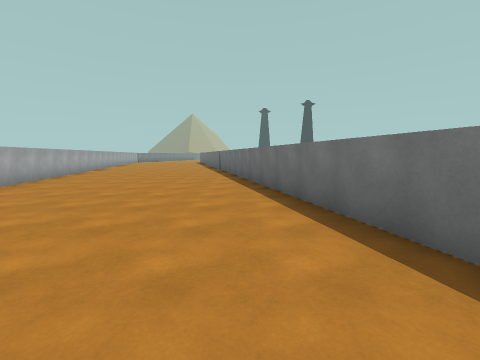
view 1 (above)

22 first-person views from a walk through a scene from a Unity 3-D project. The camera is 1.5 m above the floor, tilts 6° down and sees 90° across. The floor is counted in squares, 2 m on a side. Each view is taken from the middle of a square. On the plan, view 1 faces up. The plan holds only what a view shows up to about 9 squares ahead; the rest is blank. The place goes on beyond the plan. The player character is not drawn.

view 2
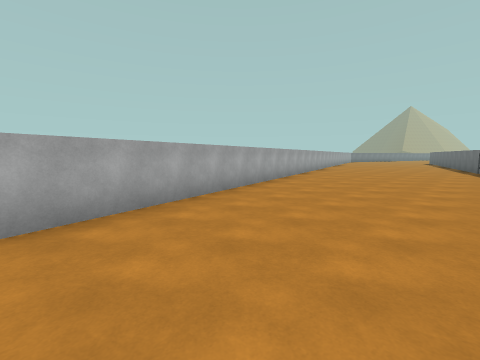

view 3
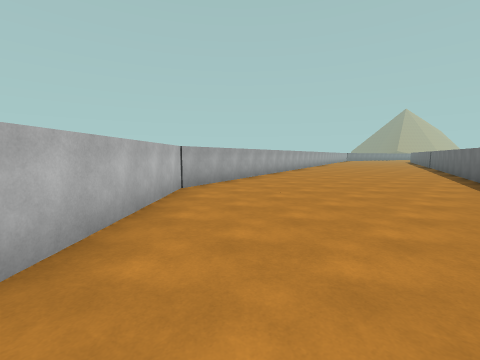

view 4
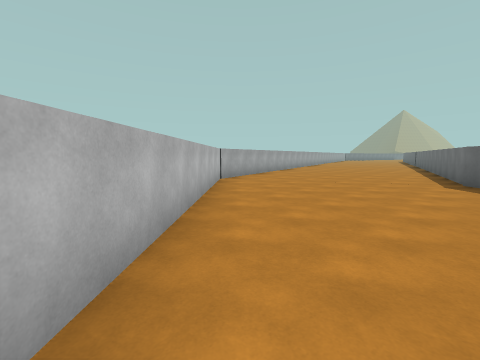

view 5
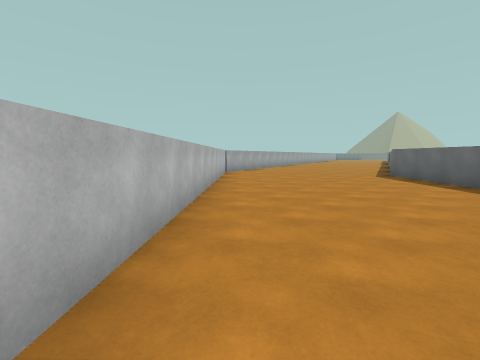

view 6
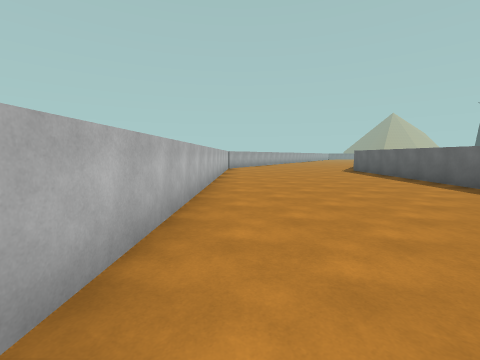

view 7
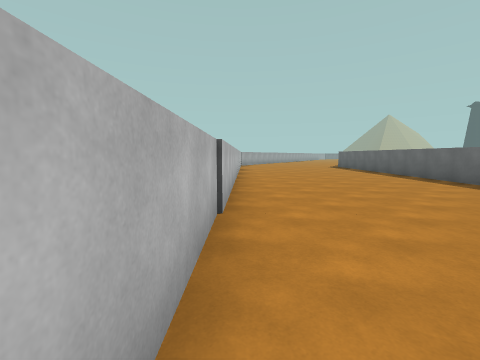

view 8
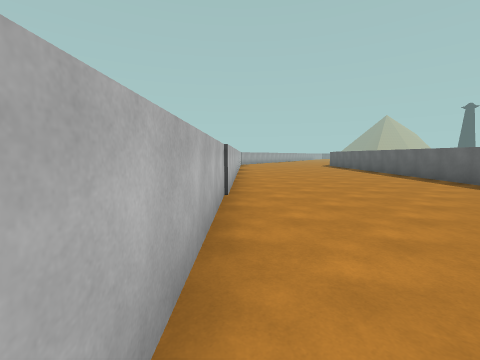

view 9
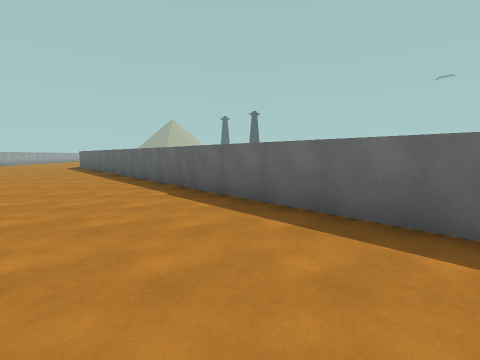

view 10
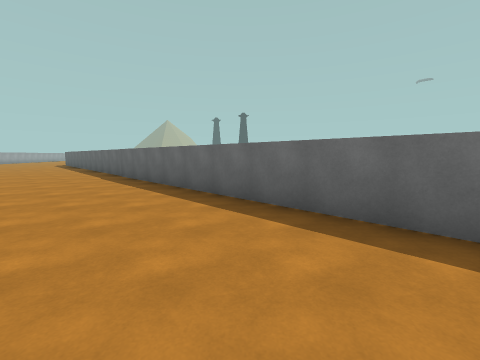

view 11
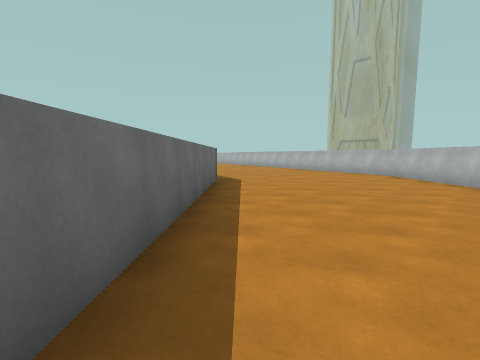

view 12
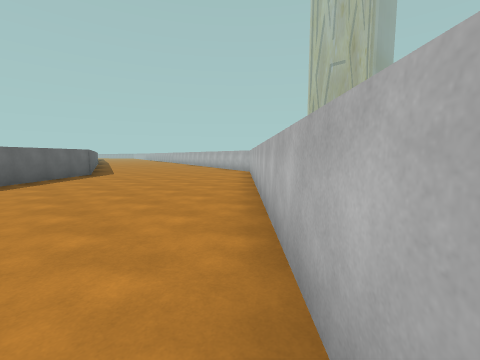

view 13
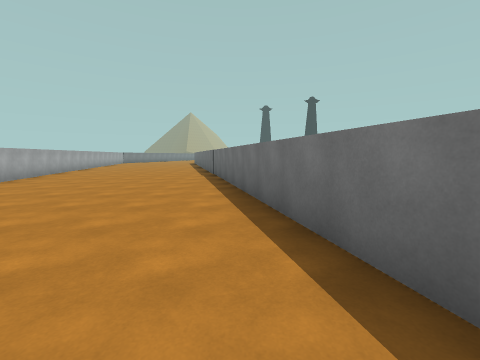

view 14
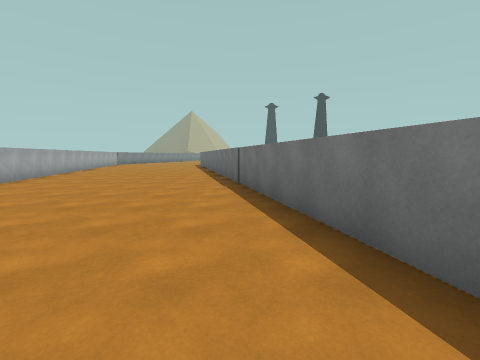

view 15
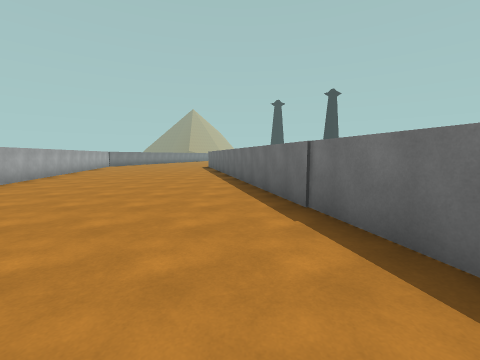

view 16
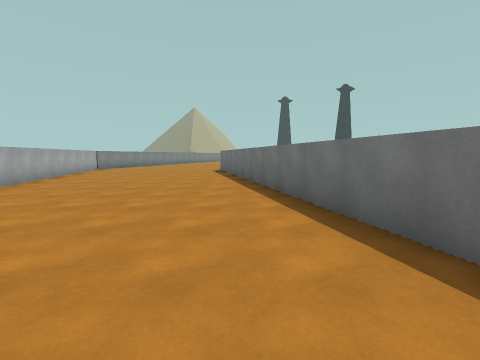

view 17
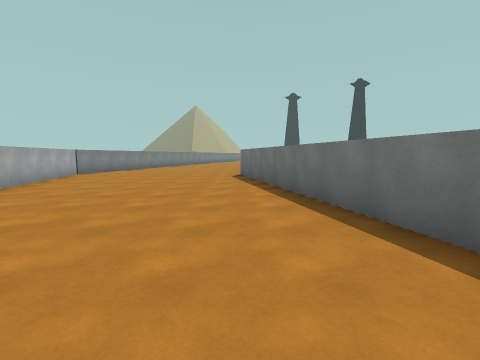

view 18
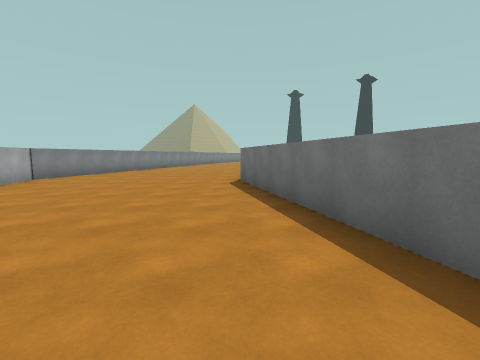

view 19
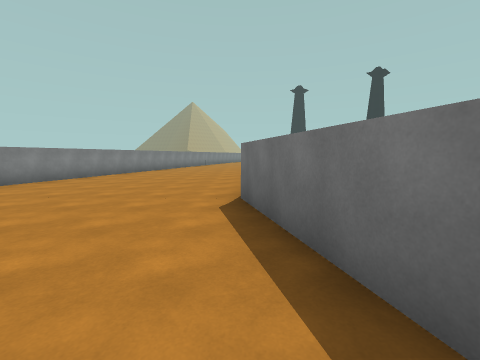

view 20
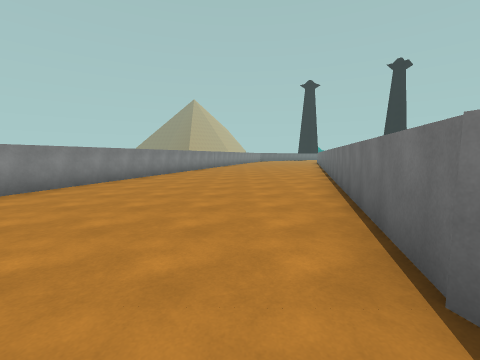

view 21
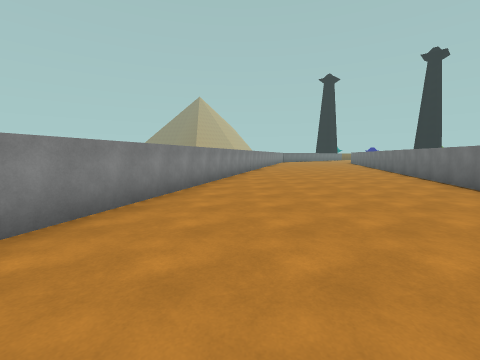

view 22
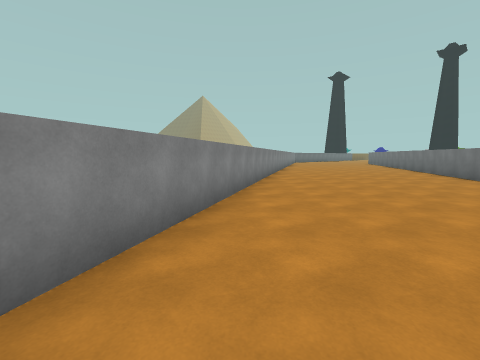

### Floor plan
Points are (right, up) in squares from view 1. A wall is a line through its corners. A room is listed if a view was taken in it or the views show most of it. See-through windows are left out.
Room 1 (views 1, 2, 3, 4, 5, 6, 7, 8, 9, 10, 11, 12, 13, 14, 15, 16, 17, 18, 19, 20, 21, 22)
walls: (1.8, 1.1) (-4, 24) (-1.5, 32.5); (-6.4, 9.1) (-3.7, -2.1); (-7.2, 12.1) (-6.6, 9.5); (-3.9, -2.3) (4.8, -11.2); (4.9, -11.3) (10.1, -16.6); (-10.1, 24.2) (-7.2, 12.2); (-7.8, 32.5) (-10.2, 24.1); (18.4, -16.4) (1.5, 0.8)

Where each view was taken, in squares from view 1:
view 1: 0 up, 0 right, facing up
view 2: 1 down, 1 left, facing up-left
view 3: 5 down, 1 right, facing up-left
view 4: 7 down, 2 right, facing up-left
view 5: 9 down, 4 right, facing up-left
view 6: 11 down, 6 right, facing up-left
view 7: 14 down, 8 right, facing up-left
view 8: 15 down, 9 right, facing up-left
view 9: 13 down, 11 right, facing up
view 10: 16 down, 14 right, facing up
view 11: 12 down, 13 right, facing down-right
view 12: 14 down, 8 right, facing down-right
view 13: 3 up, 0 right, facing up
view 14: 6 up, 1 left, facing up
view 15: 9 up, 2 left, facing up
view 16: 12 up, 3 left, facing up
view 17: 15 up, 4 left, facing up
view 18: 17 up, 4 left, facing up
view 19: 20 up, 4 left, facing up
view 20: 23 up, 5 left, facing up
view 21: 26 up, 7 left, facing up
view 22: 27 up, 8 left, facing up
